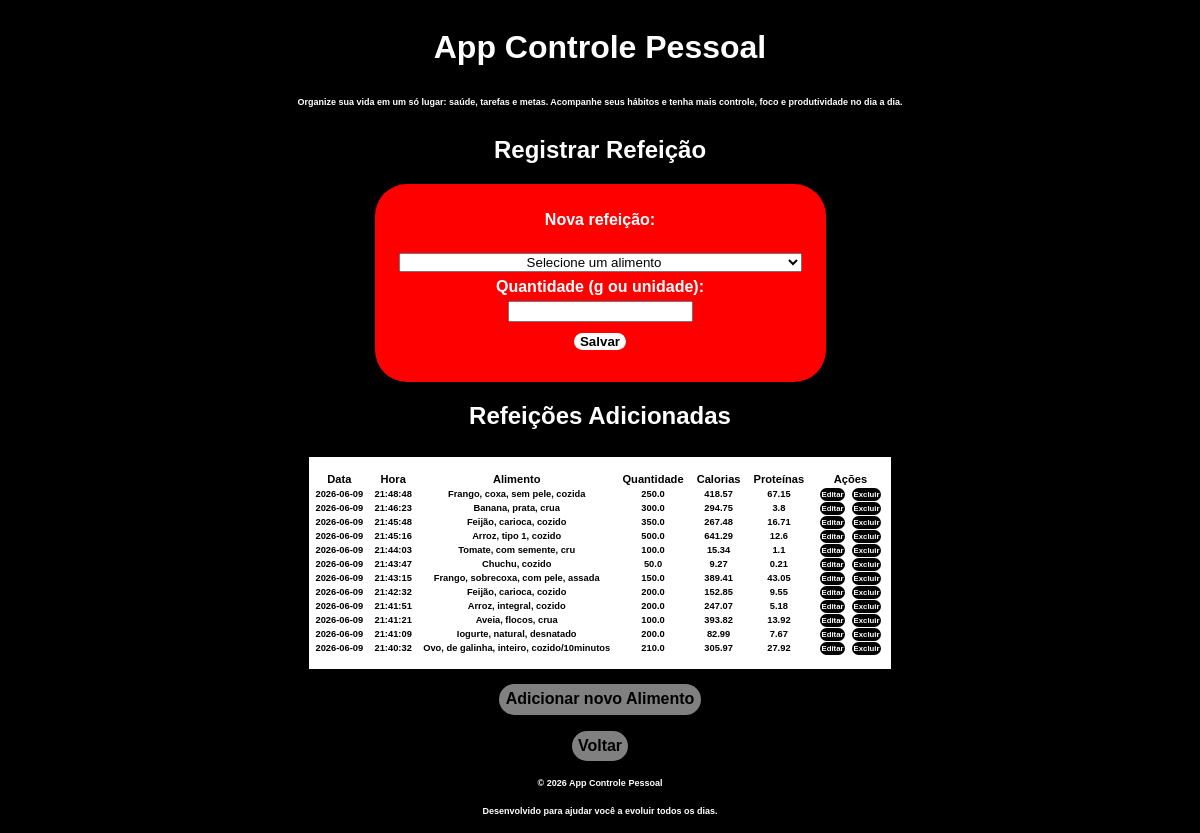
The page /alimentacao (signed in) on the database its author committed.
### models.py (models this page shows)
class Refeicao(db.Model):
    __tablename__ = "refeicoes"
    id = db.Column(db.Integer, primary_key=True)
    usuario_id = db.Column(db.Integer,db.ForeignKey("usuarios.id"),nullable=False)
    data = db.Column(db.Date, nullable=False)
    hora = db.Column(db.String(20), nullable=False)
    alimento = db.Column(db.String(100), nullable=False)
    calorias = db.Column(db.Float, nullable=True)
    proteinas = db.Column(db.Float, nullable=True)
    carboidratos = db.Column(db.Float, nullable=True)
    fibras = db.Column(db.Float, nullable=True)
    gorduras = db.Column(db.Float, nullable=True)
    quantidade = db.Column(db.Float, nullable=True)

### controllers/refeicoes.py (the view, shortened to what this page needs)
@bp_refeicoes.route("/alimentacao", methods=["GET", "POST"])
def add_refeicao():
    alimentos = Alimento.query.all()
    lista = Refeicao.query.filter_by(usuario_id=session["usuario_id"]).order_by(Refeicao.data.desc(),Refeicao.hora.desc()).all()
    return render_template(
        "site/forms/refeicoes/refeicao.html",
        refeicoes=alimentos,
        lista=lista
    )

### templates/site/forms/refeicoes/refeicao.html (shortened to what this page needs)
{% extends "index.html" %}
{% block content %}
<h2>Registrar Refeição</h2>
<div class="form">
    <form method="POST">
    <label>Nova refeição:</label><br>
            <select name="alimento" required>
                <option value="">Selecione um alimento</option>
            </select>
        <label>Quantidade (g ou unidade):</label>
        <input type="text" name="quantidade" required>
        <button type="submit">Salvar</button>
    </form>
</div>
<h2>Refeições Adicionadas</h2>
<div class="lista">
    <table>
        <thead>
          <tr>
            <th>Data</th>
            <th>Hora</th>
            <th>Alimento</th>
            <th>Quantidade</th>
            <th>Calorias</th>
            <th>Proteínas</th>
            <th>Ações</th>
          </tr>
        </thead>
        <tbody>
            {% for ex in lista %}
            <tr>
                <td>{{ ex.data }}</td>
                <td>{{ ex.hora }}</td>
                <td>{{ ex.alimento }}</td>
                <td>{{ ex.quantidade }}</td>
                <td>{{ ex.calorias }}</td>
                <td>{{ ex.proteinas }}</td>
                <td><a class="acao" href="/editar-refeicao/{{ex['id']}}">Editar</a><a class="acao" href="/excluir-refeicao/{{ex['id']}}">Excluir</a></td>
            </tr>
            {% endfor %}
        </tbody>
    </table>
</div>
<a class="acao" href="/novo-alimento">Adicionar novo Alimento</a>
<a class="acao" href="/">Voltar</a>
{% endblock %}

### templates/index.html (shortened to what this page needs)
<!DOCTYPE html>
<html lang="en">
<head>
    <link rel="stylesheet" href="{{ url_for('static', filename='style.css') }}">
</head>
<body>
    {% include "site/header.html" %}
    {% block content %}
    {% endblock %}
    {% include "site/footer.html" %}
</body>
</html>

### templates/site/header.html
<div class="header-footer">
    <h1>App Controle Pessoal</h1>
    <p>
    Organize sua vida em um só lugar: saúde, tarefas e metas.
    Acompanhe seus hábitos e tenha mais controle, foco e produtividade no dia a dia.
    </p>
</div>

### templates/site/footer.html
<footer class="header-footer">
    <p>© 2026 App Controle Pessoal</p>
    <p>Desenvolvido para ajudar você a evoluir todos os dias.</p>
</footer>

### static/style.css (style rules this page uses)
body { background-color: black; color: white; font-weight: bold; font-family: Arial, Helvetica, sans-serif; display: flex; flex-direction: column; justify-content: center; align-items: center; }
.header-footer { display: flex; flex-direction: column; justify-content: center; align-items: center; }
.header-footer p { text-align: center; font-size: xx-small; }
.form { background-color: red; display: flex; flex-direction: column; justify-content: center; align-items: center; padding: 1.5em; border-radius: 2em; }
.form form { display: flex; flex-direction: column; justify-content: center; align-items: center; }
.form form label, input, select { display: flex; justify-self: center; margin-block: 0.2em; text-align: center; }
.form button { width: fit-content; margin: 0.5rem; font-family: 'Lucida Sans', 'Lucida Sans Regular', 'Lucida Grande', 'Lucida Sans Unicode', Geneva, Verdana, sans-serif; font-weight: bold; background-color: white; cursor: pointer; border-radius: 1em; border: none; outline: none; }
.lista { background-color: white; color: black; margin: 0.5em; font-size: smaller; padding-block: 1em; }
.lista th, td { padding-inline: 0.5em; text-align: center; font-size: smaller; }
.lista td { font-size: 0.7em; }
.lista td a { margin-inline: 0.4em; background-color: black; color: white; text-decoration: none; border-radius: 1em; padding: 0.25em; font-size: smaller; }
.acao { font-weight: bold; background-color: gray; color: black; padding: 0.4em; cursor: pointer; border-radius: 1em; border: none; outline: none; text-decoration: none; margin: 0.5em; }

### rows shown on the page
Refeicao: data "2026-06-09", hora "21:48:48", alimento "Frango, coxa, sem pele, cozida", quantidade "250.0", calorias "418.57", proteinas "67.15"
Refeicao: data "2026-06-09", hora "21:46:23", alimento "Banana, prata, crua", quantidade "300.0", calorias "294.75", proteinas "3.8"
Refeicao: data "2026-06-09", hora "21:45:48", alimento "Feijão, carioca, cozido", quantidade "350.0", calorias "267.48", proteinas "16.71"
Refeicao: data "2026-06-09", hora "21:45:16", alimento "Arroz, tipo 1, cozido", quantidade "500.0", calorias "641.29", proteinas "12.6"
Refeicao: data "2026-06-09", hora "21:44:03", alimento "Tomate, com semente, cru", quantidade "100.0", calorias "15.34", proteinas "1.1"
Refeicao: data "2026-06-09", hora "21:43:47", alimento "Chuchu, cozido", quantidade "50.0", calorias "9.27", proteinas "0.21"
Refeicao: data "2026-06-09", hora "21:43:15", alimento "Frango, sobrecoxa, com pele, assada", quantidade "150.0", calorias "389.41", proteinas "43.05"
Refeicao: data "2026-06-09", hora "21:42:32", alimento "Feijão, carioca, cozido", quantidade "200.0", calorias "152.85", proteinas "9.55"
Refeicao: data "2026-06-09", hora "21:41:51", alimento "Arroz, integral, cozido", quantidade "200.0", calorias "247.07", proteinas "5.18"
Refeicao: data "2026-06-09", hora "21:41:21", alimento "Aveia, flocos, crua", quantidade "100.0", calorias "393.82", proteinas "13.92"
Refeicao: data "2026-06-09", hora "21:41:09", alimento "Iogurte, natural, desnatado", quantidade "200.0", calorias "82.99", proteinas "7.67"
Refeicao: data "2026-06-09", hora "21:40:32", alimento "Ovo, de galinha, inteiro, cozido/10minutos", quantidade "210.0", calorias "305.97", proteinas "27.92"
